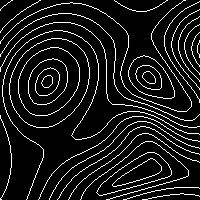
%> input picture interpolated pts/Final Interpolation/Segmentation/ip/1.png, 200 x 200 px; its folder holds only this picture in this run
$ octave read_write_many_img.m   (GNU Octave 9; MATLAB toolbox functions it lacks are replaced by stand-ins)
%> lines starting %> are read from the running program, lines starting %| are printed output that depends on the picture; in (x1, y1, x2, y2) boxes, pixels count from 0 and x2, y2 are one past the last pixel; in counts of white or black regions, pixels touching at a corner belong together; the program's own positions count from 1
### interpolated pts/Final Interpolation/Segmentation/refine_isolated_points.m
function [ip]=refine_isolated_points(ip)
    [r,c]= size(ip);
    ip= im2bw(ip,0.5);
    for i=2:r-1
        for j=2:c-1
            tmp(1)=ip(i-1,j-1);      tmp(2)=ip(i-1,j);       tmp(3)=ip(i-1,j+1);
            tmp(4)=ip(i,j-1);        tmp(5)=ip(i,j);         tmp(6)=ip(i,j+1);
            tmp(7)=ip(i+1,j-1);      tmp(8)=ip(i+1,j);       tmp(9)=ip(i+1,j+1);

            neighbor= sum(tmp)-1;

            if tmp(5)==1 && neighbor==0
                ip(i,j)=0;
            end
        end
    end

end

### interpolated pts/Final Interpolation/Segmentation/spiral.m
function [row, col,image_center_flag]= spiral(ip, image_center_flag)
   % clc; clear;
    %ip=zeros(50,50,'uint8');
    %figure(2), imshow(ip);
    [row, col]=size(ip);

    %Controid Calculation of image
    x_c=row/2;
    y_c=col/2;

    rowMin=1; colMin=1;
    rowMax=row; colMax=col;
  %  limit= ceil(row/2);

    for flag=1:row/2
        top=-1; down=-1; left=-1; up=-1;
        i=flag;
        for j=i:(colMax-flag+1) %Towards Right
            if ip(i,j)==1
                top=0;
                row=i; col=j;
                fprintf('\n RIGHT detected point from Spiral Traversal: row=%d and col=%d', row,col);
                break;
            end
           %ip(i,j)=255;
           %figure(1), imshow(ip);
        end

        if top==-1
            j=colMax-flag+1;
            for i=flag+1:(rowMax-flag) %Towards Down
               if ip(i,j)==1
                    down=0;
                    row=i; col=j;
                    fprintf('\n DOWN detected point from Spiral Traversal: row=%d and col=%d', row,col);
                    break;
                end
                %ip(i,j)=255;
                %figure(1), imshow(ip);
            end

        end

        if top==-1 && down==-1
            i=rowMax-flag+1;
            for j=colMax-flag-1:-1:flag %Towards Left
               if ip(i,j)==1
                    left=0;
                    row=i; col=j;
                    fprintf('\n LEFT detected point from Spiral Traversal: row=%d and col=%d', row,col);
                    break;
                end
                %ip(i,j)=255;
                %figure(1), imshow(ip);
            end
        end

        if top==-1 && down==-1 && left==-1
            j=flag;
            for i=rowMax-flag-1:-1:(flag+1) %Towards Up
                if ip(i,j)==1
                    up=0;
                    row=i; col=j;
                    fprintf('\n UP detected point from Spiral Traversal: row=%d and col=%d', row,col);
                    break;
                end
                %ip(i,j)=255;
                %figure(1), imshow(ip);
            end

        end

        if flag==x_c || flag==y_c
            image_center_flag=1;
            break;
        elseif top==0 || down==0 || left==0  || up==0
            break;
        end

    end

### interpolated pts/Final Interpolation/Segmentation/erase.m
function [ip]=erase(traced, ip)
       [r, c]=size(traced);

       for i=1:r
           for j=1:c
               if traced(i,j)==255
                   ip(i,j)=0;
               end
           end
       end

end

### interpolated pts/Final Interpolation/Segmentation/read_write_many_img.m
clc; clear;

myFolder = 'C:\Users\Mr. Ashis Pradhan\Documents\MATLAB\Final Interpolation\Segmentation\ip\';

if ~isdir(myFolder)
  errorMessage = sprintf('Error: The following folder does not exist:\n%s', myFolder);
  uiwait(warndlg(errorMessage));
  return;
end

filePattern = fullfile(myFolder, '*.png');
jpegFiles = dir(filePattern);

%READING IMAGES

for k = 1:length(jpegFiles)
  baseFileName = jpegFiles(k).name;
  fullFileName = fullfile(myFolder, baseFileName);
  fprintf(1, '\n Now reading %s', fullFileName);
  ip_image = imread(fullFileName);
%> ip_image is the input picture: size 200x200 uint8; 10% white in thin lines or dots


  %PROCESS
  ip=im2bw(ip_image,0.5);
%> ip: size 200x200 logical; 10% white in thin lines or dots
  %figure(1), imshow(ip);

    [r, c]=size(ip);
%> r = 200; c = 200

    enclosure_contour=zeros(r,c,'uint8');
    line_contour=zeros(r,c,'uint8');

    traced=zeros(r,c,'uint8'); %TO HIGHLIGHT TRACED PIXEL
    plot_op=traced;
    angle_op=zeros(r,c,'double'); %FOR STORING ANGLE
    %CLEARING TOP, BOTTOM, LEFT AND RIGHT
    ip(1,:)=0;  ip(:,1)=0;      ip(r,:)=0;      ip(:,c)=0;
%> after `ip(1,:)=0`: ip: size 200x200 logical; 10% white in thin lines or dots
%> after `ip(:,1)=0`: ip: size 200x200 logical; 9.9% white in thin lines or dots
%> after `ip(r,:)=0`: ip: size 200x200 logical; 9.9% white in thin lines or dots
%> after `ip(:,c)=0`:
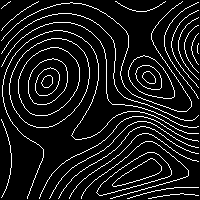
%> ip: size 200x200 logical; 9.8% white in thin lines or dots
    ip=refine_isolated_points(ip);
%> after the loop in refine_isolated_points, `for i=2:r-1`: tmp = [false false false false false false false false false]

    image_center_flag=-1;

    while image_center_flag~=1

        enclosure= -1;   line= -1;

        [row, col,image_center_flag]=spiral(ip, image_center_flag);
         deg=0;     neighbor=-1;
         next_r=-1;   next_c=-1;

         start_r= row;      start_c= col;

         while ip(row,col)==1 %&& neighbor~=1

                  traced(row,col)=255;
                  [next_r,next_c,new_deg]= line_trace(ip,row, col, deg);

                   row=next_r;    col=next_c;     deg=new_deg;

                   tmp(1)=ip(row-1,col-1);      tmp(2)=ip(row-1,col);       tmp(3)=ip(row-1,col+1);
                   tmp(4)=ip(row,col-1);        tmp(5)=ip(row,col);         tmp(6)=ip(row,col+1);
                   tmp(7)=ip(row+1,col-1);      tmp(8)=ip(row+1,col);       tmp(9)=ip(row+1,col+1);

                   neighbor=sum(tmp)-1;

                   if next_r==start_r && next_c==start_c
                     enclosure=1;
                     break;
                   end

                   if neighbor==1
                       line=1;
                       break;
                   end

         end

         traced(row,col)=255;

         if enclosure==1
             enclosure= -1;
             %[enclosure_contour]= append_enclosure(traced, enclosure_contour);

             for i=1:r
                 for j=1:c
                     if traced(i,j)~=0
                        enclosure_contour(i,j)=255;
                     end
                 end
             end
             figure(10), imshow(enclosure_contour);
            dest_folder='C:\Users\Mr. Ashis Pradhan\Documents\MATLAB\Final Interpolation\Segmentation\op\enclosures\';
            baseFileName = jpegFiles(k).name;
            FileName = fullfile(dest_folder, baseFileName);
            imwrite(enclosure_contour,FileName);
         end

         if line==1
             line= -1;
             %[line_contour]= append_lines(traced, lines_contour);
             for i=1:r
                 for j=1:c
                     if traced(i,j)~=0
                         line_contour(i,j)=255;
                     end
                 end
             end
             %CLEARING TOP, BOTTOM, LEFT AND RIGHT
             line_contour(1,:)=0;  line_contour(:,1)=0;      line_contour(r,:)=0;      line_contour(:,c)=0;
             figure(20), imshow(line_contour);

            dest_folder='C:\Users\Mr. Ashis Pradhan\Documents\MATLAB\Final Interpolation\Segmentation\op\lines\';
            baseFileName = jpegFiles(k).name;
            FileName = fullfile(dest_folder, baseFileName);
            imwrite(line_contour,FileName);
         end

         ip=erase(traced, ip);

    end
%> this loop made 34 passes
%> (image_center_flag, start_r, start_c) on passes 1 to 12: (-1, 2, 11), (-1, 2, 39), (-1, 2, 116), (-1, 2, 183), (-1, 3, 199), (-1, 11, 199), (-1, 18, 199), (-1, 26, 199), (-1, 34, 199), (-1, 44, 199), (-1, 116, 199), (-1, 127, 199)
%> pass 1, `imshow(line_contour)`:
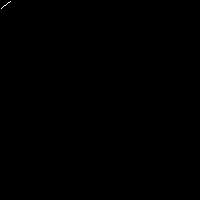
%> displayed picture: size 200x200, on the screen's scale of 0 to 255; 0.03% white in thin lines or dots, all inside (x1, y1, x2, y2) = (1, 1, 11, 9)
%> after the loop: enclosure_contour: size 200x200 uint8; 9.8% white in thin lines or dots
%> after the loop:
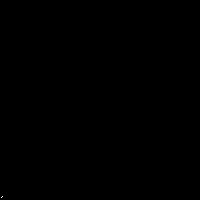
%> ip: size 200x200 logical; 0.01% white in thin lines or dots, all inside (x1, y1, x2, y2) = (1, 196, 3, 198)
%> after the loop:
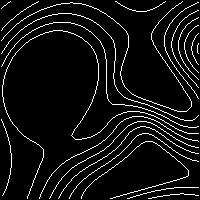
%> line_contour: size 200x200 uint8; 6.9% white in thin lines or dots
%> after the loop: traced: size 200x200 uint8; 9.8% white in thin lines or dots
%> after the loop, baseFileName = '1.png'; tmp = [true false false false true false false true false]

end

%FOR ORGINAL IMAGES
myFolder1 = 'C:\Users\Mr. Ashis Pradhan\Documents\MATLAB\Final Interpolation\Segmentation\ip\';
if ~isdir(myFolder1)
  errorMessage1 = sprintf('Error: The following folder does not exist:\n%s', myFolder);
  uiwait(warndlg(errorMessage1));
  return;
end
filePattern1 = fullfile(myFolder1, '*.png');
jpegFiles1 = dir(filePattern1);


%FOR LINES IMAGES
myFolder = 'C:\Users\Mr. Ashis Pradhan\Documents\MATLAB\Final Interpolation\Segmentation\op\lines\';
if ~isdir(myFolder)
  errorMessage = sprintf('Error: The following folder does not exist:\n%s', myFolder);
  uiwait(warndlg(errorMessage));
  return;
end
filePattern = fullfile(myFolder, '*.png');
jpegFiles = dir(filePattern);

for k = 1:length(jpegFiles)
  %FOR ORGINAL INPUT IMAGES
  baseFileName1 = jpegFiles1(k).name;
  fullFileName1 = fullfile(myFolder1, baseFileName1);
  fprintf(1, '\n Now reading %s', fullFileName1);
  ip_image1 = imread(fullFileName1);
  ip1=im2bw(ip_image1,0.5);

  %FOR LINES SEGMENTED IMAGES
  baseFileName = jpegFiles(k).name;
  fullFileName = fullfile(myFolder, baseFileName);
  fprintf(1, '\n Now reading %s', fullFileName);
  ip_image = imread(fullFileName);
  ip=im2bw(ip_image,0.5);

  [r, c]=size(ip);
  enclosure_contour=zeros(r,c,'uint8');
  for i=1:r
      for j=1:c
          if ip(i, j)~=0  %If non-zero in lines segmented images
              ip1(i, j)=0;
          end

      end
  end
  %CLEARING TOP, BOTTOM, LEFT AND RIGHT
  ip1(1,:)=0;  ip1(:,1)=0;      ip1(r,:)=0;      ip1(:,c)=0;

            dest_folder='C:\Users\Mr. Ashis Pradhan\Documents\MATLAB\Final Interpolation\Segmentation\op\enclosures\';
            baseFileName1 = jpegFiles1(k).name;
            FileName1 = fullfile(dest_folder, baseFileName1);
            imwrite(ip1,FileName1);

end

$ run again, on interpolated pts/Final Interpolation/Segmentation/ip/13_a.png
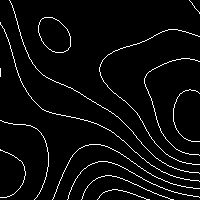
%> input picture interpolated pts/Final Interpolation/Segmentation/ip/13_a.png, 200 x 200 px
%> ip_image is the input picture: size 200x200 uint8; 4.3% white in thin lines or dots
%> after the loop in refine_isolated_points, `for i=2:r-1`: tmp = [false false false false false false false false false]
%> the loop `while image_center_flag~=1` made 14 passes
%> (image_center_flag, start_r, start_c) on passes 1 to 8: (-1, 2, 11), (-1, 2, 191), (-1, 37, 199), (-1, 62, 199), (-1, 93, 199), (-1, 181, 199), (-1, 189, 199), (-1, 197, 199)
%> pass 1, `ip=erase(traced, ip);`:
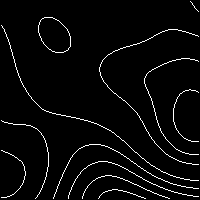
%> ip: size 200x200 logical; 3.6% white in thin lines or dots
%> after the loop `while image_center_flag~=1`:
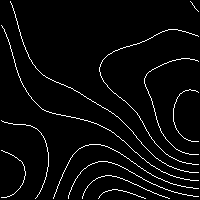
%> line_contour: size 200x200 uint8; 3.9% white in thin lines or dots
%> after the loop `while image_center_flag~=1`: baseFileName = '13_a.png'; tmp = [false false false false true true true false false]

$ run again, on interpolated pts/Final Interpolation/Segmentation/ip/14_a.png
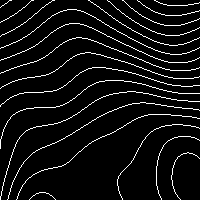
%> input picture interpolated pts/Final Interpolation/Segmentation/ip/14_a.png, 200 x 200 px
%> ip_image is the input picture: size 200x200 uint8; 6.7% white in thin lines or dots
%> after the loop in refine_isolated_points, `for i=2:r-1`: tmp = [false false false false false false false false false]
%> the loop `while image_center_flag~=1` made 22 passes
%> (image_center_flag, start_r, start_c) on passes 1 to 8: (-1, 2, 9), (-1, 2, 31), (-1, 2, 52), (-1, 2, 91), (-1, 2, 109), (-1, 2, 125), (-1, 2, 139), (-1, 2, 157)
%> pass 1, `ip=erase(traced, ip);`:
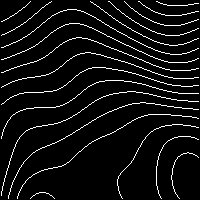
%> ip: size 200x200 logical; 6.5% white in thin lines or dots
%> after the loop `while image_center_flag~=1`: baseFileName = '14_a.png'; tmp = [false false true false true false false false false]

$ run again, on interpolated pts/Final Interpolation/Segmentation/ip/2.png
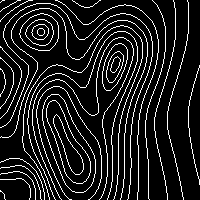
%> input picture interpolated pts/Final Interpolation/Segmentation/ip/2.png, 200 x 200 px
%> ip_image is the input picture: size 200x200 uint8; 12% white in thin lines or dots
%> `ip(r,:)=0`:
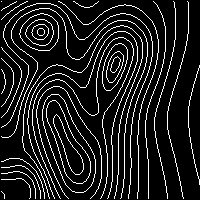
%> ip: size 200x200 logical; 11.8% white in thin lines or dots
%> after the loop in refine_isolated_points, `for i=2:r-1`: tmp = [false false false false false false false false false]
%> the loop `while image_center_flag~=1` made 34 passes
%> (image_center_flag, start_r, start_c) on passes 1 to 8: (-1, 2, 17), (-1, 2, 27), (-1, 2, 59), (-1, 2, 74), (-1, 2, 154), (-1, 2, 174), (-1, 2, 188), (-1, 69, 199)
%> after the loop `while image_center_flag~=1`:
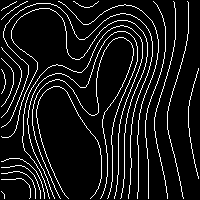
%> line_contour: size 200x200 uint8; 9.4% white in thin lines or dots
%> after the loop `while image_center_flag~=1`: baseFileName = '2.png'; tmp = [false false false false true false true false true]

$ run again, on interpolated pts/Final Interpolation/Segmentation/ip/10.png
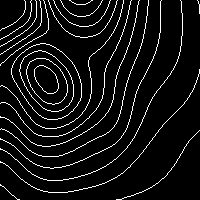
%> input picture interpolated pts/Final Interpolation/Segmentation/ip/10.png, 200 x 200 px
%> ip_image is the input picture: size 200x200 uint8; 7.1% white in thin lines or dots
%> after the loop in refine_isolated_points, `for i=2:r-1`: tmp = [false false false false false false false false false]
%> the loop `while image_center_flag~=1` made 24 passes
%> (image_center_flag, start_r, start_c) on passes 1 to 8: (-1, 2, 26), (-1, 2, 31), (-1, 2, 37), (-1, 2, 41), (-1, 2, 45), (-1, 2, 49), (-1, 2, 55), (-1, 2, 62)
%> pass 1, `ip=erase(traced, ip);`:
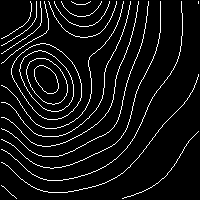
%> ip: size 200x200 logical; 6.9% white in thin lines or dots
%> after the loop `while image_center_flag~=1`:
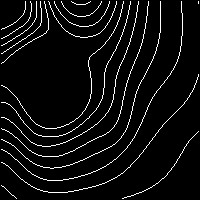
%> line_contour: size 200x200 uint8; 5.6% white in thin lines or dots
%> after the loop `while image_center_flag~=1`: baseFileName = '10.png'; tmp = [false true false false true false false false true]
